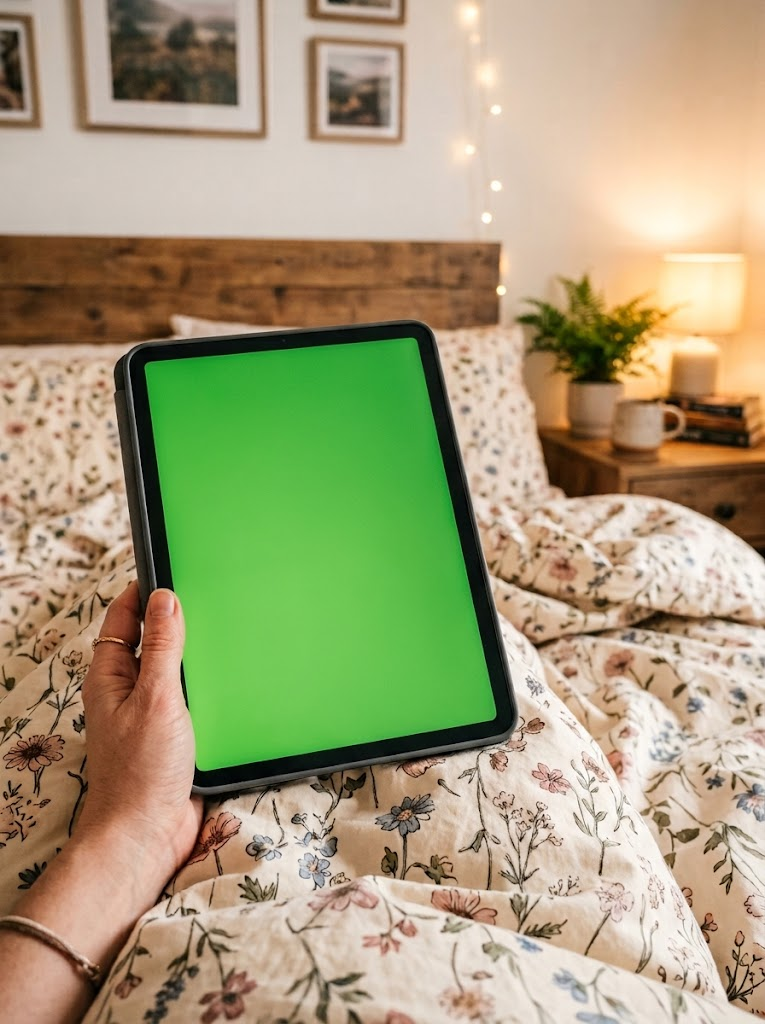
#> input picture bg_ipad.jpg, 765 x 1024 px
$ python -i test_10_collage_variations.py   (imports and definitions only)
#> lines starting #> are read from the running program, lines starting #| are printed output that depends on the picture
#!/usr/bin/env python3
"""
Generate 10 trending collage variations (1080×1440 / 3:4) for Pinterest & Lemon8.

Usage:
  python test_10_collage_variations.py
  python test_10_collage_variations.py --dir E:\\Users\\Desktop\\download
"""

from __future__ import annotations

import argparse
import math
import random
import sys
import time
from pathlib import Path
from typing import Callable
from urllib.request import Request, urlopen

from PIL import Image, ImageDraw, ImageEnhance, ImageFilter, ImageFont

W, H = 1080, 1440
ROOT = Path(__file__).resolve().parent
DEFAULT_SRC = Path(r"E:\Users\Desktop\download")
OUT_DIR = ROOT / "out" / "collage_experiments"
FONTS_DIR = ROOT / "fonts"

_IMAGE_EXTS = {".jpg", ".jpeg", ".png", ".webp", ".bmp"}

# Slot order: silk, scalp, gummies, hair(hero)
_SLOT_HINTS = (
    (0, ("pillow", "bed", "silk", "messy_bed", "slip")),
    (1, ("scalp", "brush", "sink", "bathroom", "massage")),
    (2, ("vitamin", "gummi", "gummy", "palm", "hand")),
    (3, ("mirror", "hair", "part", "regrowth", "holding_hair", "selfie")),
)

LABELS_SHORT = ("silk slip", "scalp care", "daily gummies", "real progress")
LABELS_NUM = ("01", "02", "03", "04")
STEPS = ("STEP 1", "STEP 2", "STEP 3", "STEP 4")

MONTSERRAT_BOLD = FONTS_DIR / "Montserrat-Bold.ttf"
MONTSERRAT_REG = FONTS_DIR / "Montserrat-Regular.ttf"
PLAYFAIR_BOLD = FONTS_DIR / "PlayfairDisplay-Bold.ttf"
PLAYFAIR_REG = FONTS_DIR / "PlayfairDisplay-Regular.ttf"

MONTSERRAT_BOLD_URL = (
    "https://github.com/JulietaUla/Montserrat/raw/master/fonts/ttf/Montserrat-Bold.ttf"
)
MONTSERRAT_REG_URL = (
    "https://github.com/JulietaUla/Montserrat/raw/master/fonts/ttf/Montserrat-Regular.ttf"
)
PLAYFAIR_BOLD_URL = (
    "https://github.com/google/fonts/raw/main/ofl/playfairdisplay/PlayfairDisplay%5Bwght%5D.ttf"
)


# ── Fonts ────────────────────────────────────────────────────────────────────

def _download(url: str, dest: Path) -> Path | None:
    try:
        if dest.is_file() and dest.stat().st_size > 8_000:
            return dest
        FONTS_DIR.mkdir(parents=True, exist_ok=True)
        req = Request(url, headers={"User-Agent": "CollageExperiments/1.0"})
        with urlopen(req, timeout=25) as resp:
            data = resp.read()
        if len(data) < 8_000:
            return None
        tmp = dest.with_suffix(dest.suffix + ".part")
        tmp.write_bytes(data)
        tmp.replace(dest)
        return dest
    except Exception:
        return None


def _tt(path: Path | str, size: int) -> ImageFont.FreeTypeFont | None:
    try:
        if Path(path).is_file():
            return ImageFont.truetype(str(path), size)
    except OSError:
        pass
    return None


def font_serif(size: int, *, bold: bool = False, italic: bool = False) -> ImageFont.ImageFont:
    cands: list[Path] = []
    if bold:
        cands += [PLAYFAIR_BOLD, Path(r"C:\Windows\Fonts\georgiab.ttf"), Path(r"C:\Windows\Fonts\timesbd.ttf")]
    elif italic:
        cands += [Path(r"C:\Windows\Fonts\georgiai.ttf"), Path(r"C:\Windows\Fonts\timesi.ttf")]
    else:
        cands += [PLAYFAIR_REG, Path(r"C:\Windows\Fonts\georgia.ttf"), Path(r"C:\Windows\Fonts\times.ttf")]
    for p in cands:
        f = _tt(p, size)
        if f:
            return f
    if bold:
        _download(MONTSERRAT_BOLD_URL, MONTSERRAT_BOLD)
    return font_sans(size, bold=bold)


def font_sans(size: int, *, bold: bool = False) -> ImageFont.ImageFont:
    if bold:
        order = [
            MONTSERRAT_BOLD,
            FONTS_DIR / "TikTokSans-Bold.ttf",
            Path(r"C:\Windows\Fonts\segoeuib.ttf"),
            Path(r"C:\Windows\Fonts\arialbd.ttf"),
        ]
        urls = [(MONTSERRAT_BOLD_URL, MONTSERRAT_BOLD)]
    else:
        order = [
            MONTSERRAT_REG,
            Path(r"C:\Windows\Fonts\segoeui.ttf"),
            Path(r"C:\Windows\Fonts\arial.ttf"),
        ]
        urls = [(MONTSERRAT_REG_URL, MONTSERRAT_REG)]
    for p in order:
        f = _tt(p, size)
        if f:
            return f
    for url, dest in urls:
        if _download(url, dest):
            f = _tt(dest, size)
            if f:
                return f
    return ImageFont.load_default()


def font_hand(size: int) -> ImageFont.ImageFont:
    for p in (
        Path(r"C:\Windows\Fonts\segoesc.ttf"),
        Path(r"C:\Windows\Fonts\segoepr.ttf"),
        Path(r"C:\Windows\Fonts\Gabriola.ttf"),
    ):
        f = _tt(p, size)
        if f:
            return f
    return font_serif(size, italic=True)


# [52 lines left out: functions font_emoji, cover_crop, rounded, soft_shadow, not called in this run]


def paper_texture(base: Image.Image, seed: int = 11) -> Image.Image:
    rng = random.Random(seed)
    w, h = base.size
    noise = Image.new("L", (w, h), 128)
    px = noise.load()
    assert px is not None
    for y in range(0, h, 2):
        for x in range(0, w, 2):
            v = 128 + rng.randint(-14, 14)
            for dy in range(2):
                for dx in range(2):
                    if x + dx < w and y + dy < h:
                        px[x + dx, y + dy] = v
    noise = noise.filter(ImageFilter.GaussianBlur(1.0))
    canvas = base.convert("RGBA")
    grain = Image.merge("RGBA", (noise, noise, noise, Image.new("L", (w, h), 22)))
    return Image.alpha_composite(canvas, grain)


def text_size(draw: ImageDraw.ImageDraw, text: str, font: ImageFont.ImageFont) -> tuple[int, int]:
    b = draw.textbbox((0, 0), text, font=font)
    return b[2] - b[0], b[3] - b[1]


# [171 lines left out: functions wrap, draw_arrow, list_images, pick_four, var_01_editorial_magazine, var_02_asymmetric_hero_left, not called in this run]


def var_03_polaroid_scrapbook(imgs: list[Image.Image]) -> Image.Image:
    BG = (242, 232, 216)
    canvas = Image.new("RGBA", (W, H), (*BG, 255))
    canvas = paper_texture(canvas, seed=21)

    angles = (-2.5, 1.5, -1.0, 2.0)
    captions = ("01. silk only", "02. scalp care", "03. 2 gummies", "04. patience")
    # 2x2 polaroid positions (centers)
    centers = ((300, 400), (780, 380), (320, 1050), (800, 1070))
    hand = font_hand(20)

    for i, (img, ang, cap, center) in enumerate(zip(imgs, angles, captions, centers)):
        pw, ph = 340, 400
        tile = cover_crop(img, pw, ph)
        tile = ImageEnhance.Color(tile).enhance(0.93)
        side, bot = 14, 56
        fw, fh = pw + side * 2, ph + side + bot
        frame = Image.new("RGBA", (fw, fh), (0, 0, 0, 0))
        fd = ImageDraw.Draw(frame)
        fd.rounded_rectangle((0, 0, fw - 1, fh - 1), radius=3, fill=(255, 255, 255, 255))
        frame.paste(tile.convert("RGBA"), (side, side))
        cw, ch = text_size(fd, cap, hand)
        fd.text(((fw - cw) // 2, side + ph + (bot - ch) // 2 - 1), cap, font=hand, fill=(70, 60, 55))

        pad = 22
        sheet = Image.new("RGBA", (fw + pad * 2, fh + pad * 2), (0, 0, 0, 0))
        sh = Image.new("RGBA", (fw, fh), (0, 0, 0, 0))
        ImageDraw.Draw(sh).rounded_rectangle((0, 0, fw - 1, fh - 1), radius=3, fill=(50, 40, 30, 70))
        sh = sh.filter(ImageFilter.GaussianBlur(12))
        sheet.alpha_composite(sh, (pad + 2, pad + 6))
        sheet.alpha_composite(frame, (pad, pad))
        tilted = sheet.rotate(ang, resample=Image.Resampling.BICUBIC, expand=True)
        tw, th = tilted.size
        canvas.alpha_composite(tilted, (int(center[0] - tw / 2), int(center[1] - th / 2)))
    return canvas


# [292 lines left out: functions var_04_clean_girl_minimal, var_05_top_hero_bottom_three, var_06_lemon8_sticker_note, var_07_instagram_story_grid, var_08_35mm_contact_sheet, var_09_numbered_protocol_steps and 1 more, not called in this run]


# ── Orchestration ────────────────────────────────────────────────────────────

VARIATIONS: list[tuple[str, Callable[[list[Image.Image]], Image.Image]]] = [
    ("var_01_editorial_magazine.jpg", var_01_editorial_magazine),
    ("var_02_asymmetric_hero_left.jpg", var_02_asymmetric_hero_left),
    ("var_03_polaroid_scrapbook.jpg", var_03_polaroid_scrapbook),
    ("var_04_clean_girl_minimal.jpg", var_04_clean_girl_minimal),
    ("var_05_top_hero_bottom_three.jpg", var_05_top_hero_bottom_three),
    ("var_06_lemon8_sticker_note.jpg", var_06_lemon8_sticker_note),
    ("var_07_instagram_story_grid.jpg", var_07_instagram_story_grid),
    ("var_08_35mm_contact_sheet.jpg", var_08_35mm_contact_sheet),
    ("var_09_numbered_protocol_steps.jpg", var_09_numbered_protocol_steps),
    ("var_10_modern_compact_pill.jpg", var_10_modern_compact_pill),
]


# [29 lines left out: functions run, main, not called in this run]


# [2 lines not run here, left out]

>>> import cv2
>>> picture = cv2.imread('bg_ipad.jpg', cv2.IMREAD_GRAYSCALE)
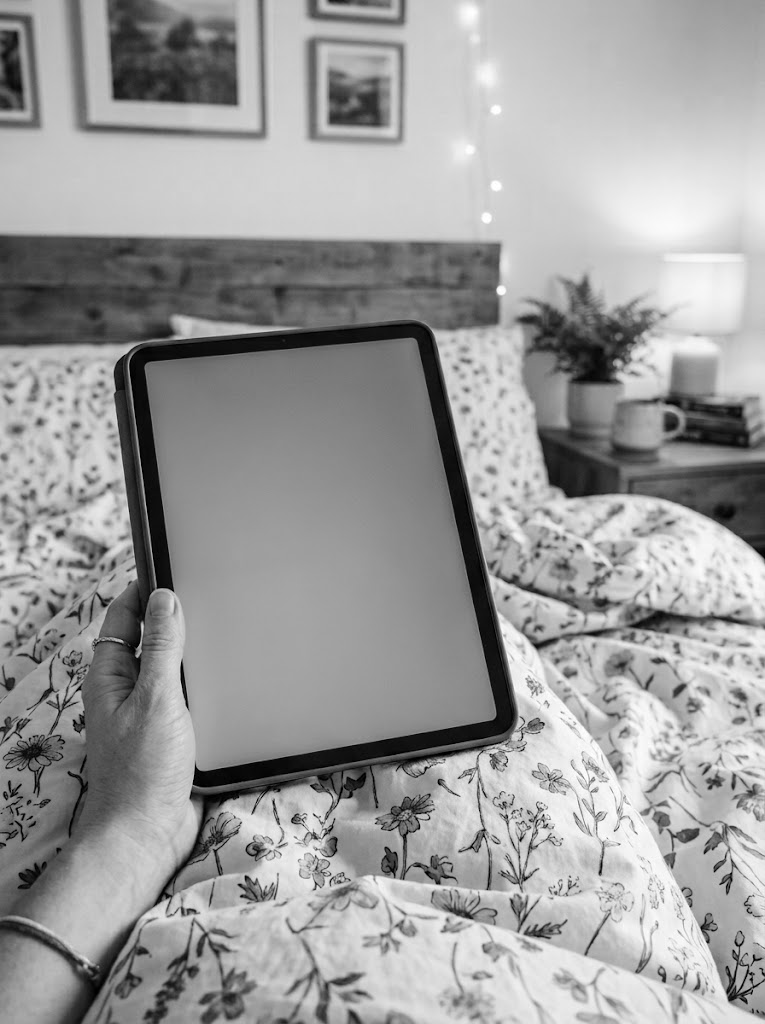
#> picture: shape (1024, 765); min 0, max 255, mean 156.4
>>> result = var_03_polaroid_scrapbook(picture)
#> in var_03_polaroid_scrapbook, `canvas = Image.new("RGBA", (W, H), (*BG, 255))`:
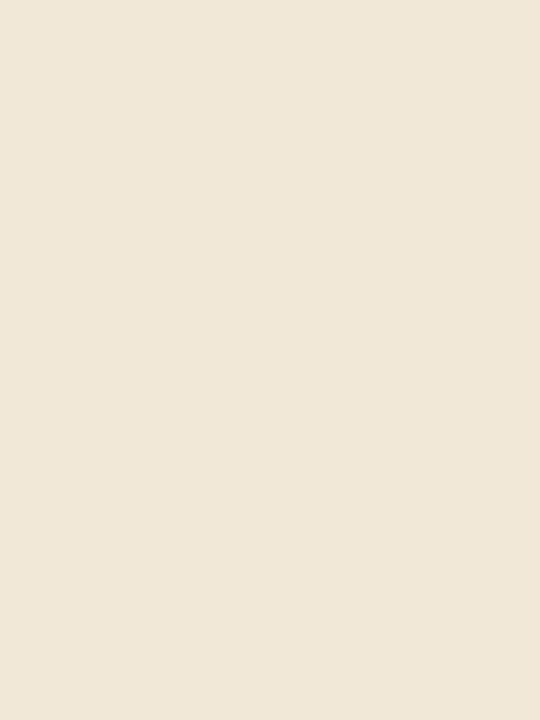
#> canvas: PIL image 1080x1440 RGBA (shown at 1/2 size); mean R, G, B, A 242, 232, 216, 255
#> in paper_texture, `noise = Image.new("L", (w, h), 128)`: noise: PIL image 1080x1440 L; every value is 128
#> in paper_texture, `noise = noise.filter(ImageFilter.GaussianBlur(1.0))`:
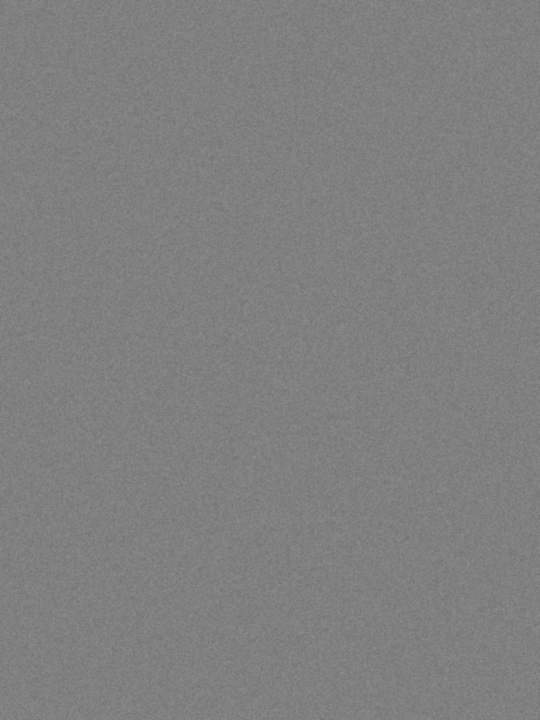
#> noise: PIL image 1080x1440 L (shown at 1/2 size); min 114, max 141, mean 127.5
#> (the run stopped early here; a loop or call above may not have finished)

$ run again, on snaptik-app-7570862508492213526-slide-2.jpg
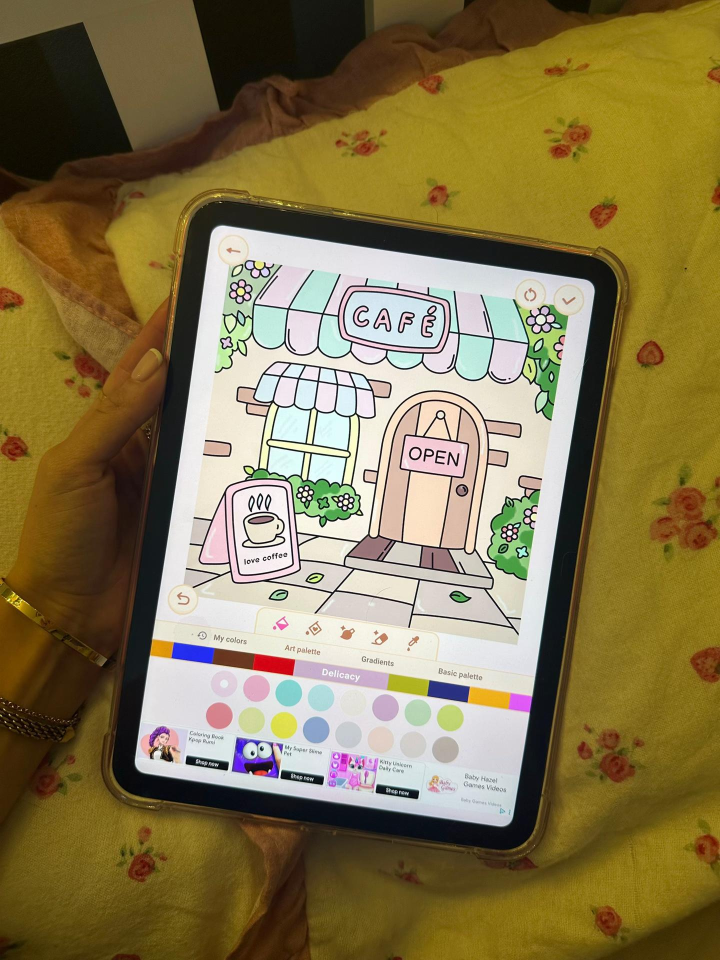
#> input picture snaptik-app-7570862508492213526-slide-2.jpg, 1440 x 1920 px (shown at 1/2 size)
#> `picture = cv2.imread('bg_ipad.jpg', cv2.IMREAD_GRAYSCALE)`:
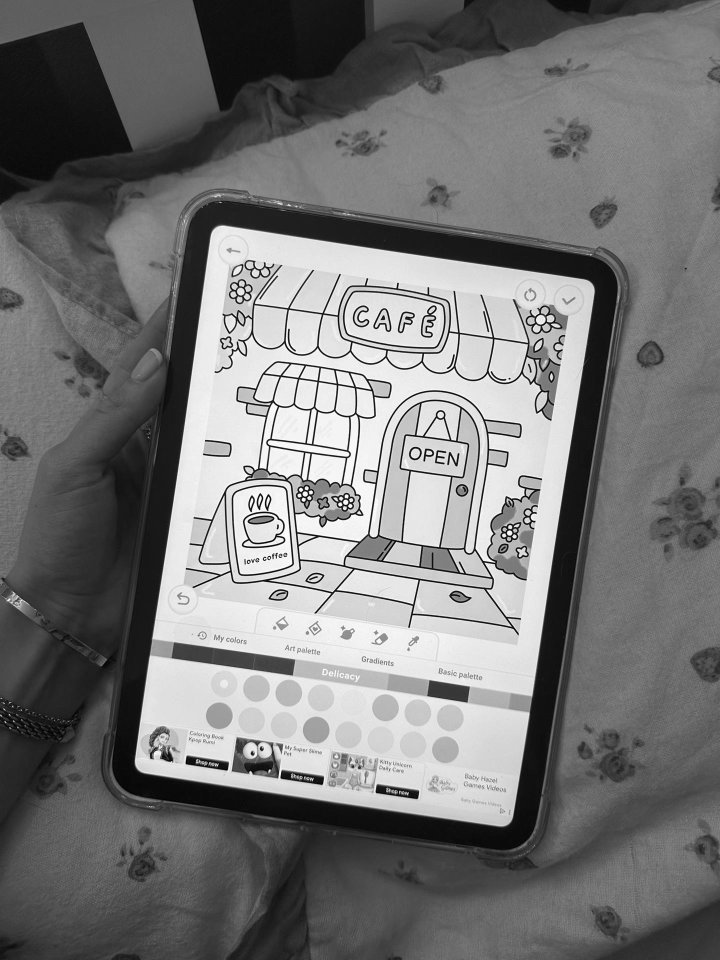
#> picture: shape (1920, 1440) (shown at 1/2 size); min 0, max 255, mean 117.7

$ run again, on snaptik-app-7570862508492213526-slide-3.jpg
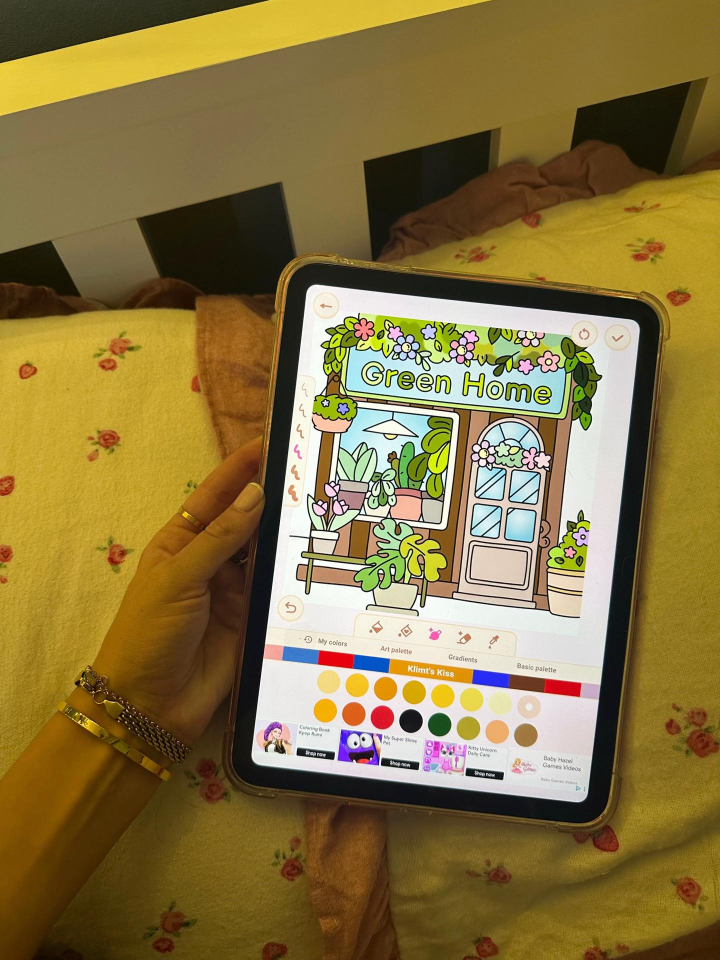
#> input picture snaptik-app-7570862508492213526-slide-3.jpg, 1440 x 1920 px (shown at 1/2 size)
#> `picture = cv2.imread('bg_ipad.jpg', cv2.IMREAD_GRAYSCALE)`:
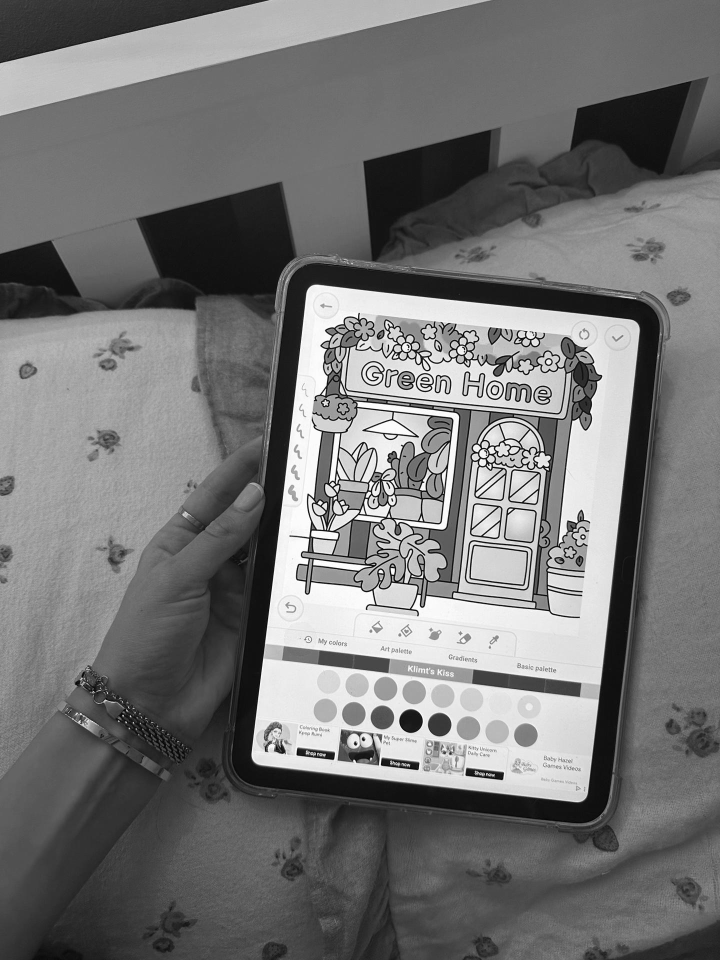
#> picture: shape (1920, 1440) (shown at 1/2 size); min 0, max 255, mean 116.1
